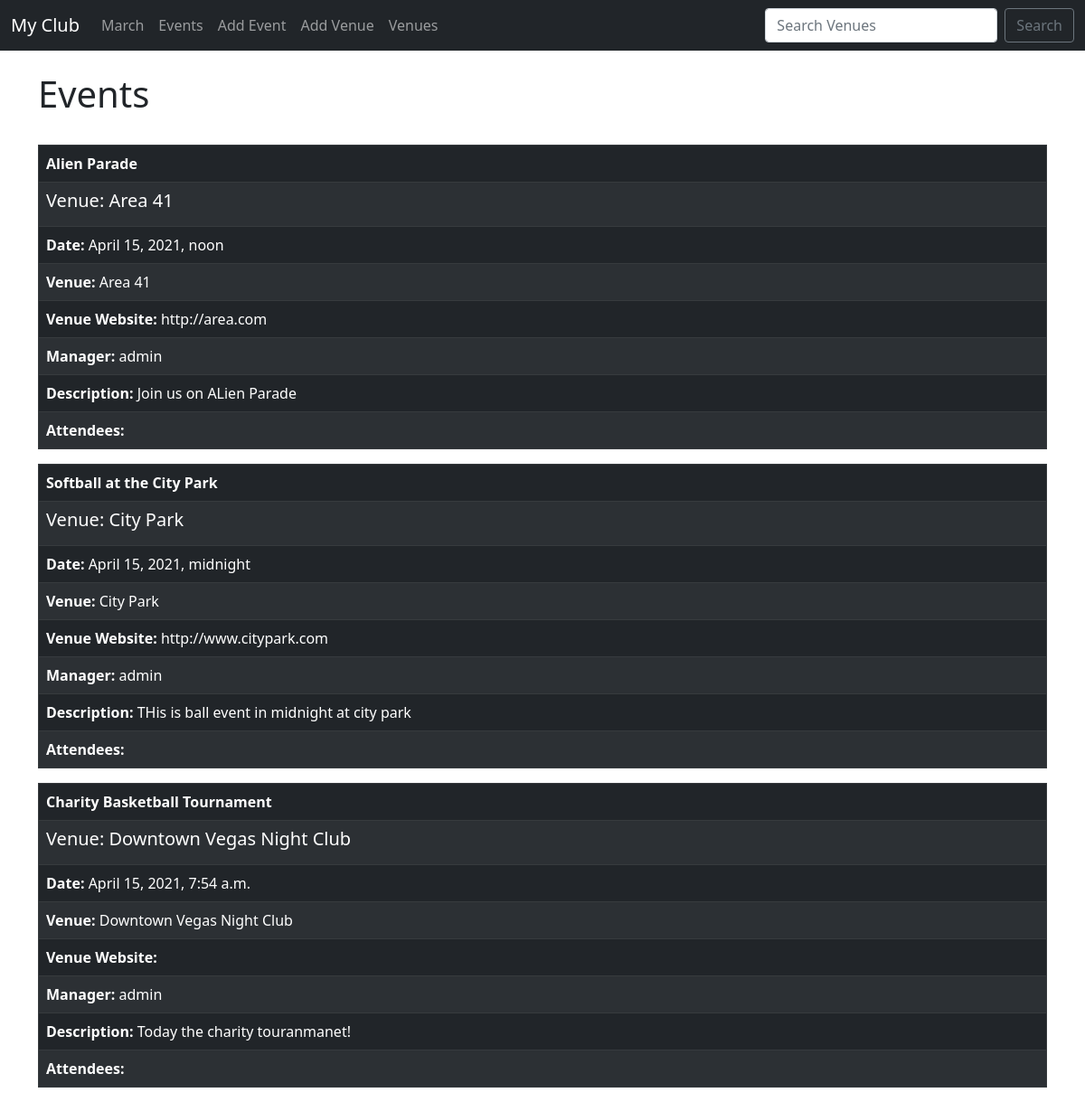
/events/, run on an earlier commit of the app's database.
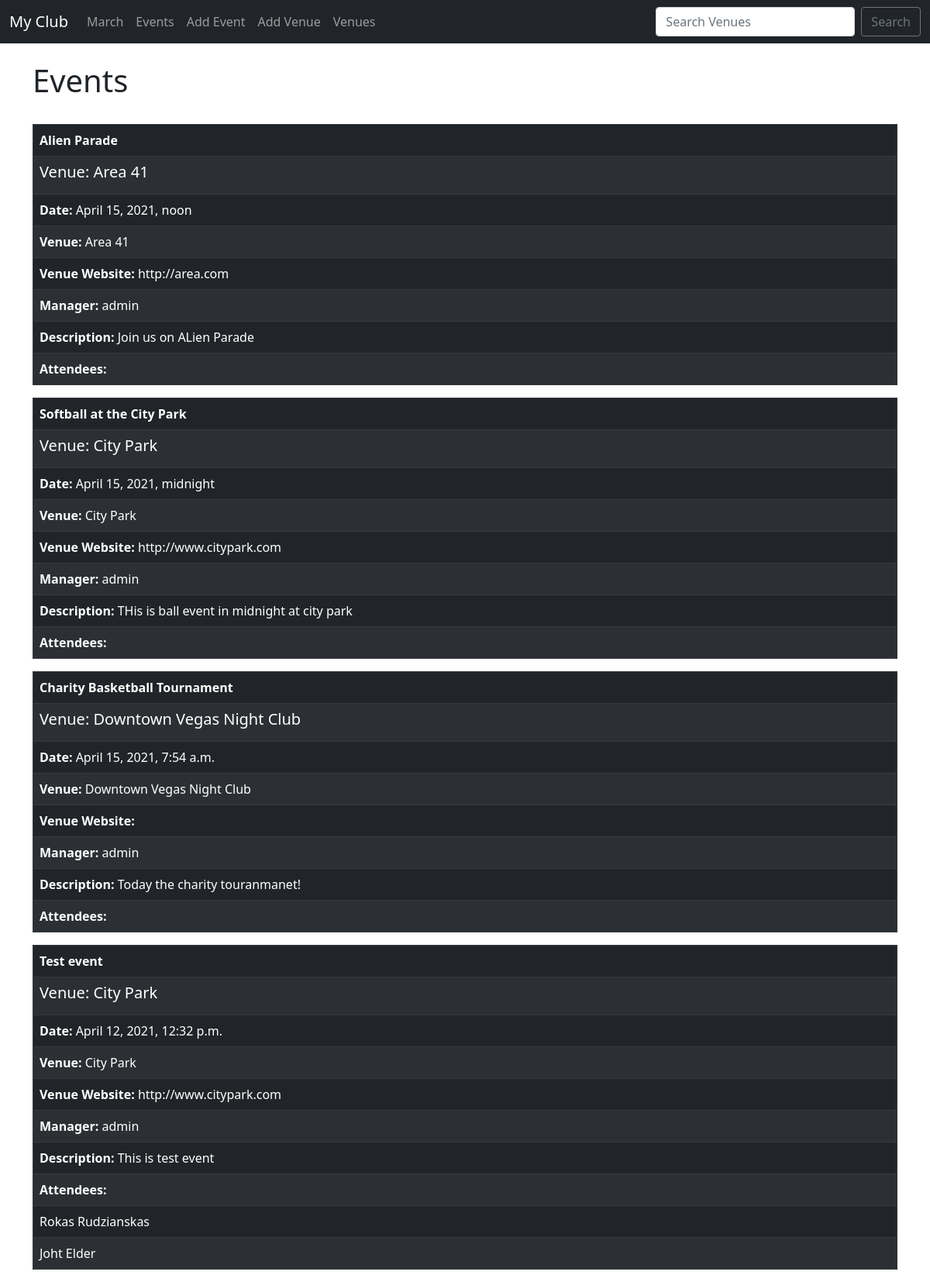
And on a later commit of the database.
### events/models.py (models this page shows)
class Event(models.Model):
    name = models.CharField('Event Name', max_length=120)
    event_date = models.DateTimeField('Event Date')
    venue = models.ForeignKey(Venue, blank=True, null=True, on_delete=models.CASCADE)
    manager = models.ForeignKey(User, blank=True, null=True, on_delete=models.SET_NULL)
    description = models.TextField(blank=True)
    attendees = models.ManyToManyField(MyClubUser, blank=True)
    def __str__(self):
        return self.name

class Venue(models.Model):
    name = models.CharField('Venue name', max_length=120)
    address = models.CharField(max_length=300)
    zip_code = models.CharField("Zip Code", max_length=15)
    phone = models.CharField('Contact Phone', max_length=25, blank=True)
    web = models.URLField('Website Address', blank=True)
    email_address = models.EmailField('Email Address',  blank=True)
    def __str__(self):
        return self.name

class MyClubUser(models.Model):
    first_name = models.CharField(max_length=30)
    last_name = models.CharField(max_length=30)
    email = models.EmailField('User Email Address')
    def __str__(self):
        return self.first_name + " " + self.last_name

### events/views.py (the view)
# urls.py: path('events/', views.all_events, name="list-events"),
def all_events(request):
    event_list = Event.objects.all()
    return render(request, 'events/event_list.html', {
        'event_list': event_list,
    })

### events/templates/events/event_list.html
{% extends 'events/base.html' %}
{% block content %}
    <h1>Events</h1><br>
    {% for event in event_list %}
 <table class="table table-striped table-bordered table-dark table-hover">
    <thead>
        <tr>
            <td style="font-weight: bold; color: #fff">{{event}} </td>
        </tr>
    </thead>
     <tbody>
     <tr>
         <td><h5 class="card-title">Venue: {{ event.venue }}</h5></td>
     </tr>
                <tr><td><strong>Date: </strong> {{ event.event_date }}<br></td></tr>
                <tr><td><strong>Venue: </strong> {{ event.venue }} <br></td></tr>
                <tr><td><strong>Venue Website: </strong> {{ event.venue.web }}<br></td></tr>
                <tr><td><strong>Manager: </strong> {{ event.manager }}<br></td></tr>
                <tr><td><strong>Description: </strong> {{ event.description }}<br></td></tr>
            <tr><td>
                <strong>Attendees: </strong><br>
            </td></tr>
                        {% for user in event.attendees.all %}
                            <tr>
                                <td>
                                     {{ user }}<br>
                                </td>
                            </tr>
                        {% endfor %}
     </tbody>
 </table>
    {% endfor %}
{% endblock %}

What changed in the data, as far as the page shows it:
added Event: name "Test event", venue "City Park", event_date "April 12, 2021, 12:32 p.m.", venue.web "http://www.citypark.com", manager "admin", description "This is test event"
now on this page (row unchanged): MyClubUser: first_name+last_name "Rokas Rudzianskas"
now on this page (row unchanged): MyClubUser: first_name+last_name "Joht Elder"
